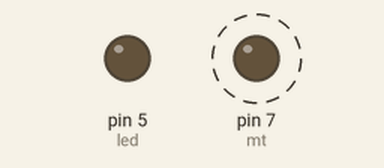
Recording of a sketch running on a simulated Arduino Uno, built with avr-gcc and run on an emulated ATmega328P. Shown: output pins drawn as LEDs (lit = HIGH). Dashed ring = blinking. What the sketch prints to the serial monitor is not drawn.

Above: at 0.5 s.
Timing chart, 0 to 4.6 s (numbered marks = the images above):
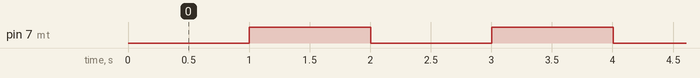

Measured:
- by itself, pin 7 (mt): alternates HIGH for 1.0 s and LOW for 1.0 s

The sketch:

interrupt.ino
```cpp
#define SENDLEDHIGH (*(( int32_t*)  0x400E1230) =  0x1<<25)
#define SENDLEDLOW  (*(( int32_t*)  0x400E1234) =  0x1<<25)


int x = 0;
const int led = 5;
const int ifred = 6;
const int mt = 7;

unsigned long time1;

volatile long cpt = 0;


void setup() {
  Serial.begin(9600);

  pinMode(led, OUTPUT);
  pinMode(ifred, INPUT);
  pinMode(mt, OUTPUT);

  time1 = millis();

  attachInterrupt (ifred, compte, FALLING);

}


void loop() {

  if ((millis() - time1) > 1000) {

  Serial.println (cpt);
  cpt = 0;

  if (x ==0) {
    SENDLEDHIGH;
    analogWrite (mt,200);
    x = 1;
  }
  else {
    SENDLEDLOW;
    analogWrite (mt,0);
    x = 0;
  }

  time1 = millis();
  }


}

void compte() {
  cpt ++;
}
```
